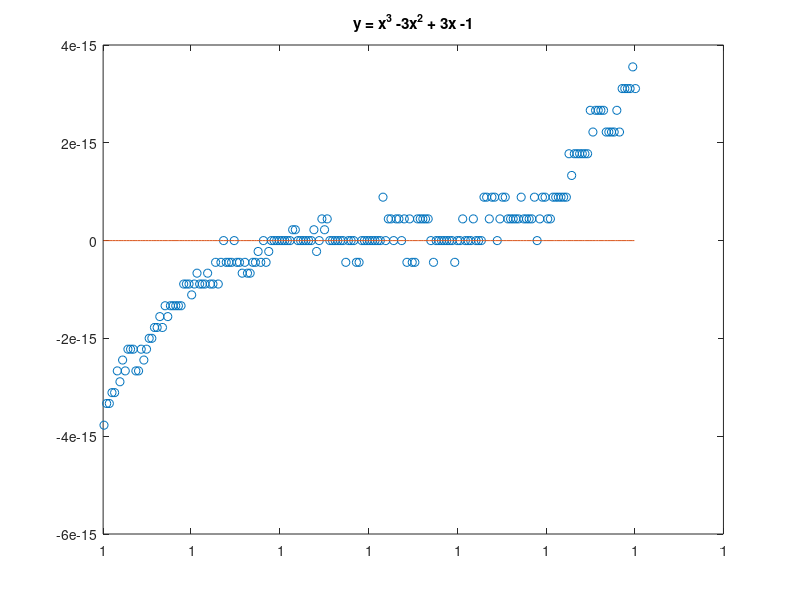
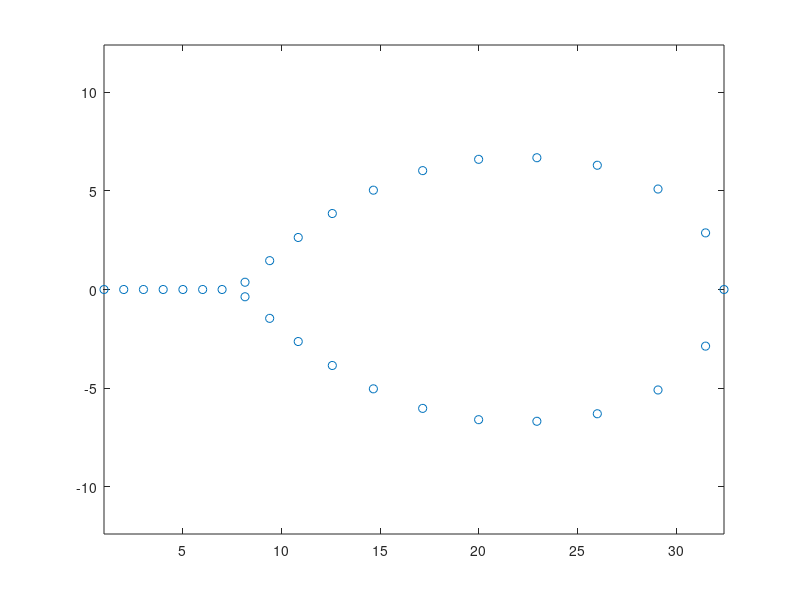

Source code (MATLAB) for these figures, in order:
%% Supplemental exercise for hw2.

%% Exercise 1
format long
a = 0.000015;
x = 1-a : a/100 : 1+a;
y = x.^3 - 3*x.^2 + 3*x -1;      % same as (x-1)^3
plot (x, y, 'o', x, zeros(size (x)));
title("y = x^3 -3x^2 + 3x -1");

%% Exercise 2
figure
% n = 3;            % initial values
% n = 21;
 n = 30;
% n = 50;
% n = 100;

p = poly(1:n);
r = roots(p)
plot(real(r), imag(r), 'o')
axis('equal')
